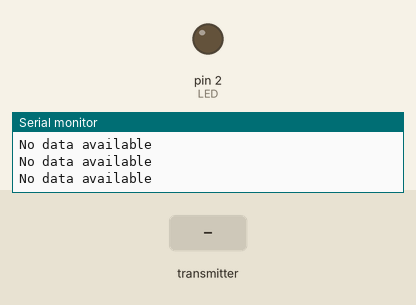
Bench run of a sketch on a simulated Arduino Uno, built with avr-gcc and run on an emulated ATmega328P. Shown: output pins drawn as LEDs (lit = HIGH), the last lines printed to the serial monitor. Inputs (shaded band) come from the test bench. No radio packets arrive unless stated.

Above: at 1.2 s.
1.3 s: the transmitter starts sending buttonState = 1
At 2.3 s:
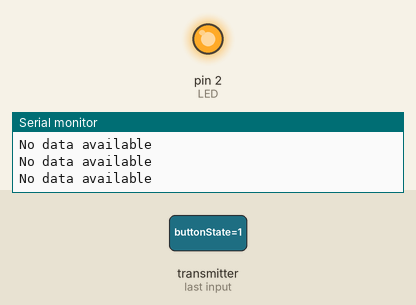
2.8 s: the transmitter starts sending buttonState = 0
At 3.4 s:
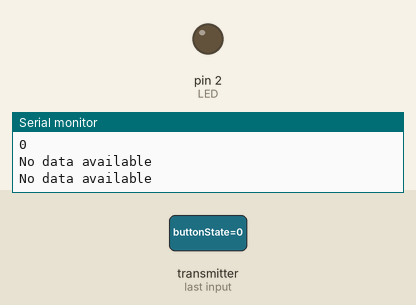
Timing chart, 0 to 5.8 s (numbered marks = the images above; inputs shaded):
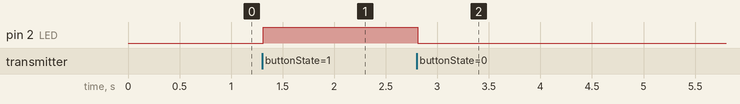

Measured:
- after the input at 1.3 s, pin 2 (LED): LOW → HIGH at once
- after the input at 2.8 s, pin 2 (LED): HIGH → LOW at once

The sketch:

wireless_test_receiver.ino
```cpp
/*
wireless_test_receiver.ino
Sample receiver code to test nRF24L01 module. The Arduino receives
  the state of a button and turns on an LED accordingly
Author: Evan Dworkin, Will Shang
*/

#include <Servo.h>
#include <SPI.h>
#include <nRF24L01.h>
#include <RF24.h>


// See GNAHS documentation for the Arduino pinin and RF24L01 pinout
int CE = 7;
int CNS = 8;
RF24 radio(CE, CNS);
const byte addresses[][6] = {"node1"};
uint8_t buttonState = 0;

byte LED = 2;

void setup() {
  pinMode(LED, OUTPUT);

  radio.begin();
  radio.setChannel(108);
  radio.setAutoAck(true);
  radio.openReadingPipe(1, addresses[0]); // 00001
  radio.setPALevel(RF24_PA_LOW);

  Serial.begin(9600);
  radio.startListening();

}

void loop() {
  // if (!radio.isChipConnected()) {
  //   Serial.println("RF24 module is not connected properly!");
  // } else {
  //   Serial.println("RF24 module connected successfully.");
  // }
  if (radio.available()) {
    radio.read(&buttonState, sizeof(buttonState));
    // radio.flush_rx();
    digitalWrite(LED, buttonState);
    Serial.println(buttonState);
  } else {
    Serial.println("No data available");
  }
  delay(10);
}
```
